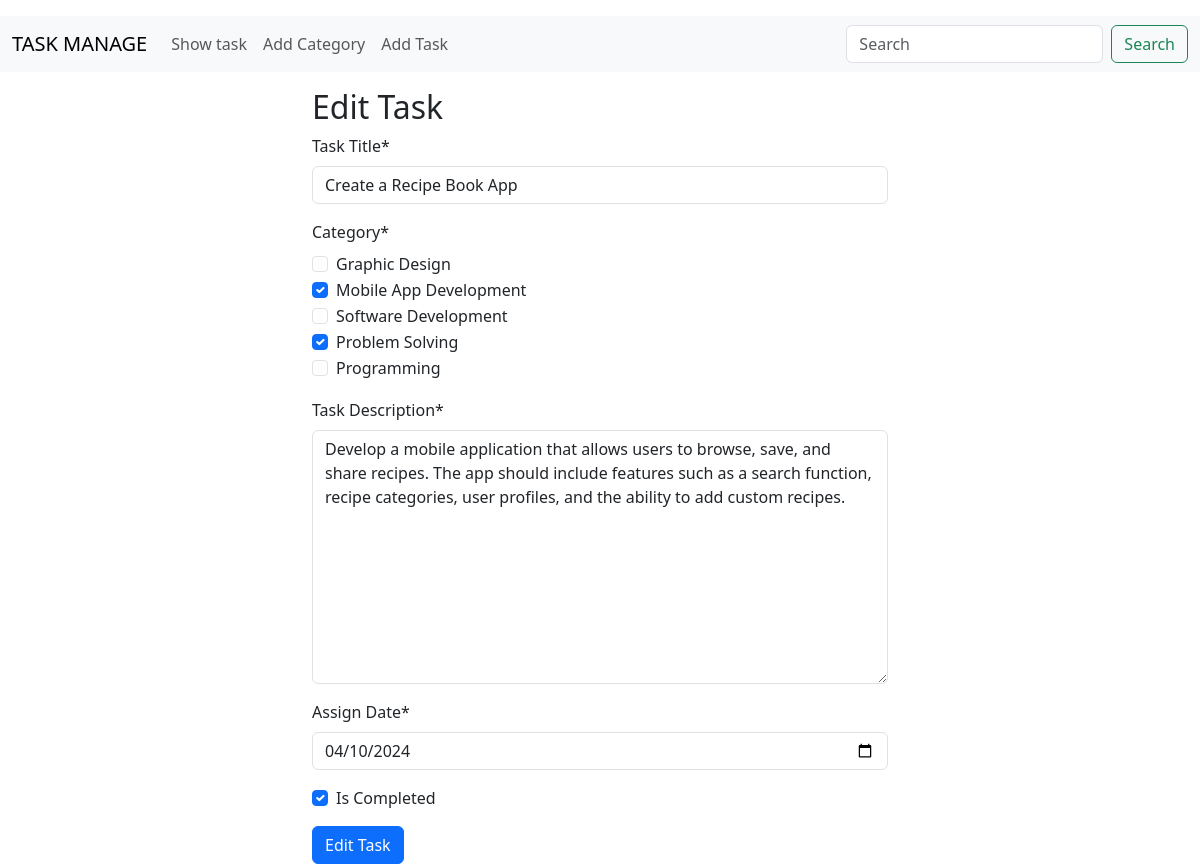
Screenshot of /task/edit/1/ with the database file from the repository.
### task/models.py (models this page shows, shortened)
class Task(models.Model):
    title = models.CharField(max_length=200)
    category = models.ManyToManyField('category.Category',related_name='task_categories')
    description = models.TextField()
    assign_date = models.DateField()
    is_completed = models.BooleanField(default=False)

### task/views.py (the view)
# urls.py: path('edit/<int:id>/', edit_task, name='edit_task'),
def edit_task(request, id):
    task = Task.objects.get(pk=id)
    form = TaskForm(instance=task)
    if request.method == 'POST':
        form = TaskForm(request.POST, instance=task)
        if form.is_valid():
            form.save()
        return redirect('home')
    else:
        return render(request, 'edit_task.html', {'form': form})

### task/forms.py
class TaskForm(forms.ModelForm):
    class Meta:
        model = Task
        fields = '__all__'
        widgets = {
            'assign_date': forms.DateInput(attrs={'type': 'date'})
        }
        labels = {
            'title': 'Task Title',
            'description': 'Task Description',
             'assign_date': 'Assign Date',
            'is_completed': 'Is Completed',
            'category': 'Category'
        }
        widgets = {
            'category': forms.CheckboxSelectMultiple(),
            'assign_date': forms.DateInput(attrs={'type': 'date'})
        }

### category/models.py (called while the page is built)
    def __str__(self):
        return self.name

### task/templates/edit_task.html
{% extends 'base.html' %} {% load crispy_forms_tags %} {% block content %}
<div class="container w-50 mx-auto">
  <h2>Edit Task</h2>
  <form method="post" enctype="multipart/form-data">
    {% csrf_token %} {{ form|crispy }}
    <button type="submit" class="btn btn-primary">Edit Task</button>
  </form>
</div>
{% endblock %}

### rows the page displays
Task: title "Create a Recipe Book App", description "Develop a mobile application that allows users to browse, save, and share recipes. The app should include features such as a search function, recipe categories, user profiles, and the ability to add custom recipes.", assign_date "04/10/2024", is_completed "☑"
